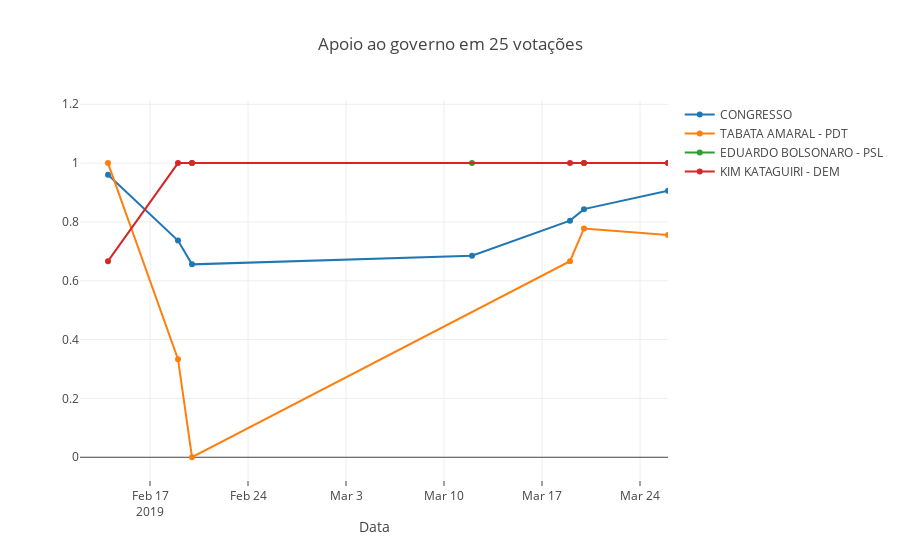

Source (notebook cell):
### Code cell
data = []
x_min=[]
x_max=[]
df_congresso = pd.DataFrame()

for deputado in deputados:
    if true_range ==1:
        x_ranges[deputado] ,deps_movings[deputado] = true_ranges(x_ranges[deputado] ,deps_movings[deputado],intervalo)
    
    
    x_min.append(min(x_ranges[deputado]))
    x_max.append(max(x_ranges[deputado]))
    
    
    
    if deputado in list(df_apoio['partido'].unique()):
        
        trace = go.Scatter(
                            x = x_ranges[deputado],
                            y = deps_movings[deputado],
                            mode = "lines+markers",
                            name = "%s"%(deputado),
        #                     marker = dict(color = 'red'),
        #                     text= df.university_name
                            )

        data.append(trace)
        
    else:
        if deputado == 'CONGRESSO':
            trace = go.Scatter(
                                x = x_ranges[deputado],
                                y = deps_movings[deputado],
                                mode = "lines+markers",
                                name = "CONGRESSO",
            #                     marker = dict(color = 'red'),
            #                     text= df.university_name
                                )

            data.append(trace)


        else:
            trace = go.Scatter(
                                x = x_ranges[deputado],
                                y = deps_movings[deputado],
                                mode = "lines+markers",
    #                             name = "%s - %s - %s" %(mv.upper(),deputado,deps_partidos[deputado][len(deps_partidos[deputado])-1]),
                                name = "%s - %s" %(deputado,deps_partidos[deputado][0])
            #                     marker = dict(color = 'red'),
            #                     text= df.university_name
                                )

            data.append(trace)


layout = dict(title = 'Apoio ao governo em %d votações' %(n_votacoes('CONGRESSO',df_periodo)),
#               title = 'Intervalo = %s   -   Media =  %i -  %s' %(intervalo,n,mv.upper()),
              xaxis= dict(title= 'Data',ticklen= 5,zeroline= False,
                         range = [min(x_min),max(x_max)]
#                           range = ['2015-05-07 18:48:00',max(x_max)]
                         ),
#               width=800*1.73,
#               height=400,
#               paper_bgcolor='rgba(1,2,0,0)',
              plot_bgcolor='rgba(1,2,0,0)'

             )

#infos() retorna datas marcantes
fig = dict(data = data + acontecimentos(), layout = layout)
# plotly.offline.plot(fig)
iplot(fig)

### Figure 1 — Plotly figure (JSON) as saved in the notebook; plotly's stock layout.template omitted (floating-point values rounded to 4 significant figures)
{"data": [{"mode": "lines+markers", "name": "CONGRESSO", "type": "scatter", "uid": "358a2839-bb03-4521-a8aa-12aa5efe6137", "x": ["2019-02-12", "2019-02-14", "2019-02-19", "2019-02-20", "2019-03-12", "2019-03-19", "2019-03-20", "2019-03-26"], "y": [null, 0.9608, 0.7369, 0.6558, 0.6853, 0.8045, 0.8435, 0.9062]}, {"mode": "lines+markers", "name": "TABATA AMARAL - PDT", "type": "scatter", "uid": "6362febe-1ea4-4437-b778-5164b0da30f1", "x": ["2019-02-12", "2019-02-14", "2019-02-19", "2019-02-20", "2019-03-19", "2019-03-20", "2019-03-26"], "y": [null, 1, 0.3333, 0, 0.6667, 0.7778, 0.7556]}, {"mode": "lines+markers", "name": "EDUARDO BOLSONARO - PSL", "type": "scatter", "uid": "ccbd169e-60ec-4657-94aa-901a2e5bf93b", "x": ["2019-02-19", "2019-02-20", "2019-03-12", "2019-03-20", "2019-03-26"], "y": [null, 1, 1, 1, 1]}, {"mode": "lines+markers", "name": "KIM KATAGUIRI - DEM", "type": "scatter", "uid": "62fc63c8-8e79-4630-a915-f9569af2c6cc", "x": ["2019-02-12", "2019-02-14", "2019-02-19", "2019-02-20", "2019-03-19", "2019-03-20", "2019-03-26"], "y": [null, 0.6667, 1, 1, 1, 1, 1]}, {"mode": "text", "showlegend": false, "text": ["Mensalão"], "type": "scatter", "uid": "0ad8429b-307d-4acf-861a-65662dc2d6b1", "x": ["2005-06-29"], "y": [1.15]}, {"marker": {"color": "black"}, "mode": "lines", "showlegend": false, "type": "scatter", "uid": "26c7117a-b0ca-46ad-a9a7-9d4f8b8884e0", "x": ["2005-06-29", "2005-06-29"], "y": [0, 1.1]}, {"mode": "text", "showlegend": false, "text": ["Crise Imobiliaria"], "type": "scatter", "uid": "d34cac6f-6e44-424a-8923-721726dce361", "x": ["2008-09-02"], "y": [1.15]}, {"marker": {"color": "black"}, "mode": "lines", "showlegend": false, "type": "scatter", "uid": "aa3ee2be-23ca-443e-8f37-d8eab5692464", "x": ["2008-09-02", "2008-09-02"], "y": [0, 1.1]}, {"mode": "text", "showlegend": false, "text": ["Protestos Junho"], "type": "scatter", "uid": "4231d0d9-0f66-4aa4-98a0-a58f3236e686", "x": ["2013-06-25"], "y": [1.15]}, {"marker": {"color": "black"}, "mode": "lines", "showlegend": false, "type": "scatter", "uid": "b81ac3ab-4f65-4cef-aa6f-53529284a6c1", "x": ["2013-06-25", "2013-06-25"], "y": [0, 1.1]}, {"mode": "text", "showlegend": false, "text": ["Impeachment"], "type": "scatter", "uid": "84d3caed-f6d1-4967-b393-6513b31f3326", "x": ["2016-06-30"], "y": [1.15]}, {"marker": {"color": "black"}, "mode": "lines", "showlegend": false, "type": "scatter", "uid": "3bfd6244-0e1d-454b-afe3-4062c3bba4e0", "x": ["2016-06-30", "2016-06-30"], "y": [0, 1.1]}], "layout": {"autosize": true, "plot_bgcolor": "rgba(1,2,0,0)", "title": {"text": "Apoio ao governo em 25 votações"}, "xaxis": {"range": ["2019-02-12", "2019-03-26"], "ticklen": 5, "title": {"text": "Data"}, "type": "date", "zeroline": false}, "yaxis": {"autorange": true, "range": [-0.08292, 1.215], "type": "linear"}}}
